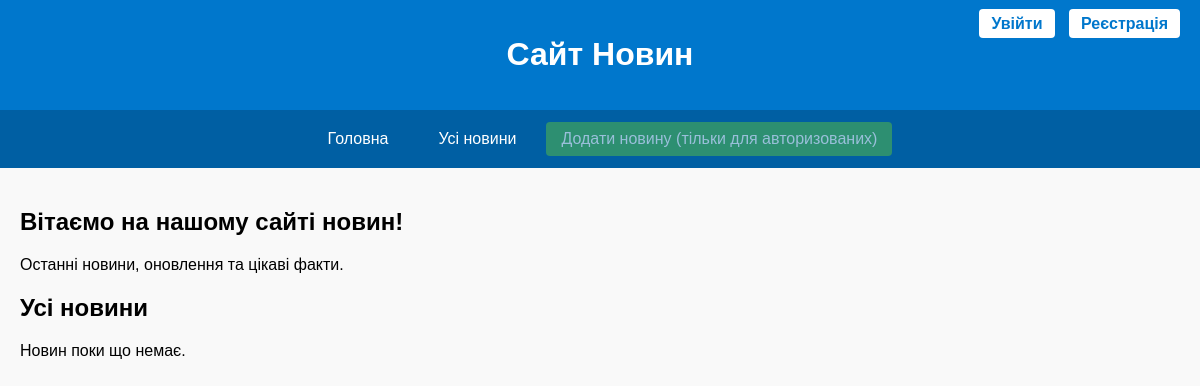
The app's page /, older data.
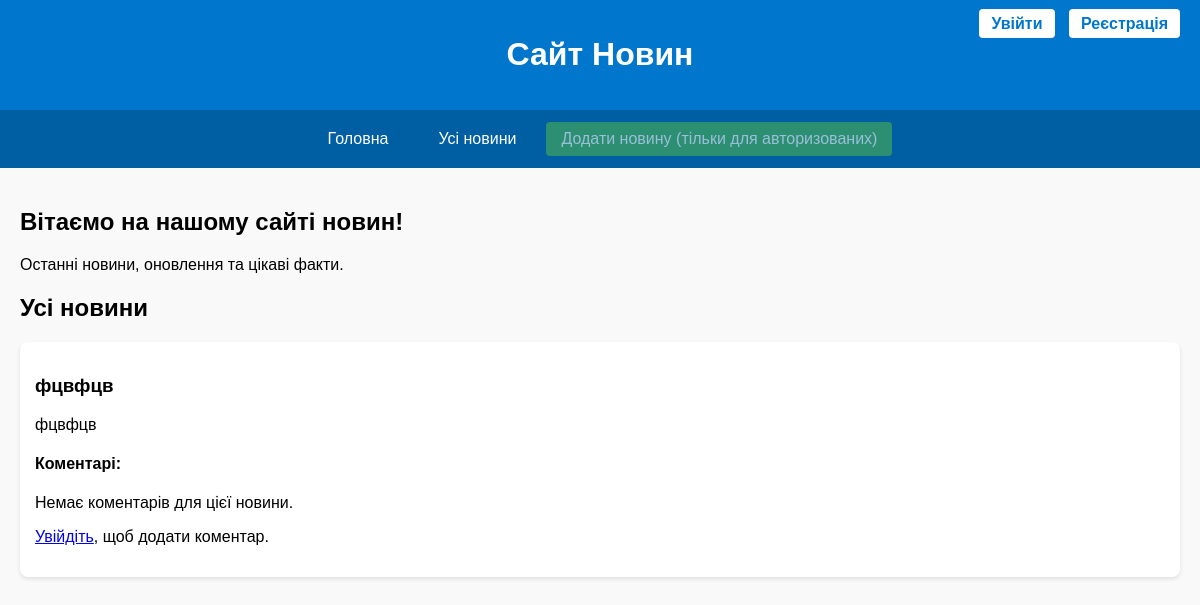
The same page, newer data.
### news/models.py (models this page shows, shortened)
class News(models.Model):
    title = models.CharField(max_length=200)
    content = models.TextField()
    image = models.ImageField(upload_to='news_images/', blank=True, null=True)
    created_at = models.DateTimeField(auto_now_add=True)
    author = models.ForeignKey(User, on_delete=models.CASCADE)
    class Meta:
        verbose_name = 'Новина'
        verbose_name_plural = 'Новини'

### news/views.py (the view)
# urls.py: path('', views.home, name='home'),
def home(request):
    news_list = News.objects.all()
    if request.method == 'POST':
        news_id = request.POST.get('news_id')
        news = get_object_or_404(News, id=news_id)
        form = CommentForm(request.POST)
        if form.is_valid():
            comment = form.save(commit=False)
            comment.news = news
            comment.author = request.user
            comment.save()
            return redirect('http://127.0.0.1:8000/')  # Після додавання коментаря перезавантажуємо сторінку
    else:
        form = CommentForm()
    return render(request, 'news/home.html', {
        'news_list': news_list,
        'form': form,  # Передаємо форму якщо потрібно
    })

### news/templates/news/home.html (shortened to what this page needs)
<!DOCTYPE html>
<html lang="uk">
<head>
</head>
<body>
<header>
  <h1>Сайт Новин</h1>
  <div class="auth-buttons">
    {% if user.is_authenticated %}
      <a href="/account">Акаунт</a>
    {% else %}
      <a href="/login/">Увійти</a>
      <a href="/register/">Реєстрація</a>
    {% endif %}
  </div>
</header>
<nav>
  <a href="/">Головна</a>
  <a href="/news/">Усі новини</a>
  {% if user.is_authenticated %}
    <div class="add-button">
      <a href="/add_news/">Додати новину</a>
    </div>
  {% else %}
    <div class="add-button disabled-button">
      <a href="#">Додати новину (тільки для авторизованих)</a>
    </div>
  {% endif %}
</nav>
<main>
  <section id="home">
    <h2>Вітаємо на нашому сайті новин!</h2>
    <p>Останні новини, оновлення та цікаві факти.</p>
  </section>
  <section id="all-news">
    <h2>Усі новини</h2>
    <div id="newsContainer">
      {% for item in news_list %}
        <div class="news">
          <h3>{{ item.title }}</h3>
          <p>{{ item.content }}</p>
          <div class="comments-section">
            <h4>Коментарі:</h4>
            {% for comment in item.comments.all %}
              <div class="comment">
                <p><strong>{{ comment.author.username }}:</strong> {{ comment.content }}</p>
                {% if user == comment.author %}
                  <a href="{% url 'news:comment_delete' comment.id %}" style="color: red;">Видалити коментар</a>
                {% endif %}
              </div>
            {% empty %}
              <p>Немає коментарів для цієї новини.</p>
            {% endfor %}
          </div>
          {% if user.is_authenticated %}
            <h5>Додати коментар:</h5>
            <form method="post" action="">
              {% csrf_token %}
              <textarea name="content" rows="4" cols="50" required></textarea><br>
              <input type="hidden" name="news_id" value="{{ item.id }}">
              <button type="submit">Додати коментар</button>
            </form>
          {% else %}
            <p><a href="/login/">Увійдіть</a>, щоб додати коментар.</p>
          {% endif %}
        </div>
      {% empty %}
        <p>Новин поки що немає.</p>
      {% endfor %}
    </div>
  </section>
</main>
</body>
</html>

Row changes from the older to the newer data that the page shows:
added News: title "фцвфцв", content "фцвфцв"
Text that changed along with them:
text no longer shown: "Новин поки що немає."
